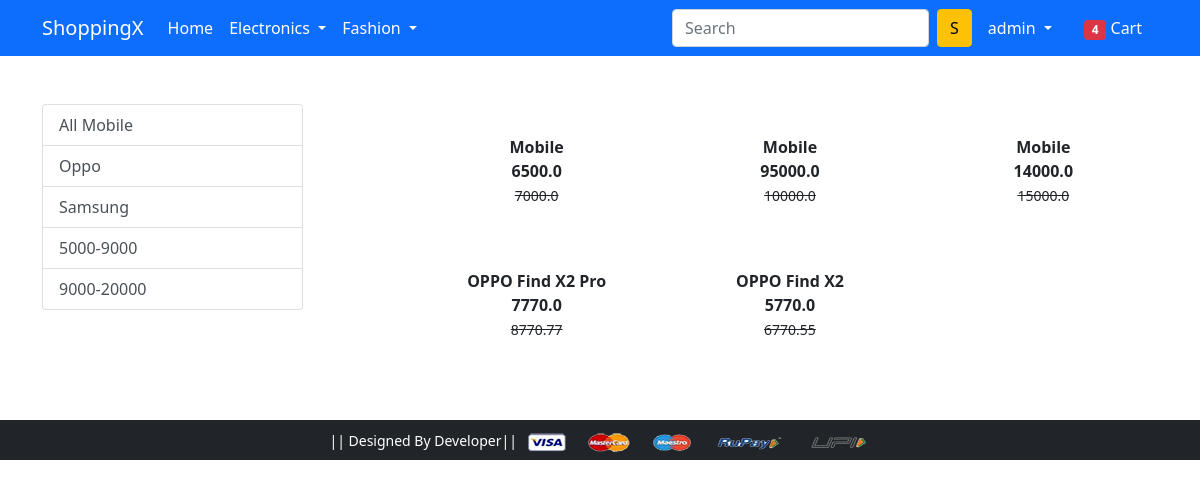
Screenshot of /mobile/ (signed in) with the database file from the repository.
### app/models.py (models this page shows, shortened)
class Product(models.Model):
    title = models.CharField(max_length=200)
    selling_price = models.FloatField()
    discounted_price = models.FloatField()
    description = models.TextField()
    brand = models.CharField(max_length=22)
    category = models.CharField(choices=CATEGORY_CHOICES, max_length=2)
    product_image = models.ImageField(upload_to='productimg')

### app/views.py (the view)
# urls.py: path('mobile/', views.mobile, name='mobile'),
def mobile(request, data=None):
    mobiles = None
    if data == None:
        mobiles = Product.objects.filter(category='M')
    elif data == 'Oppo' or data == 'Samsung':
        mobiles = Product.objects.filter(category='M').filter(brand=data)
    elif data == 'below':
        mobiles = Product.objects.filter(category='M').filter(discounted_price__lt=9500)
    elif data == 'above':
        mobiles = Product.objects.filter(category='M').filter(discounted_price__gt=9500)
    return render(request, 'app/mobile.html', {'mobiles': mobiles})

### app/templates/app/mobile.html (shortened to what this page needs)
{% extends 'app/base.html' %}
{% load static %}
{% block main-content %}
<div class="container my-5">
 <div class="row">
  <div class="col-sm-3">
   <div class="list-group">
    <a href="{% url 'mobile' %}" class="list-group-item list-group-item-action" aria-current="true">All Mobile</a>
    <a href="{% url 'mobiledata' 'Oppo' %}" class="list-group-item list-group-item-action" aria-current="true">Oppo</a>
    <a href="{% url 'mobiledata' 'Samsung' %}" class="list-group-item list-group-item-action" aria-current="true">Samsung</a>
    <a href="{% url 'mobiledata' 'below' %}" class="list-group-item list-group-item-action" aria-current="true">5000-9000</a>
    <a href="{% url 'mobiledata' 'above' %}" class="list-group-item list-group-item-action" aria-current="true">9000-20000</a>
   </div>
  </div>
  <div class="col-sm-8 offset-sm-1">
   <div class="row">
    {% for product in mobiles %}
    <div class=" col-sm-4 text-center mb-4">
     <a href="{% url 'product-detail' product.id %}" class="btn">
      <div class="item">
       <div class="fw-bold">{{product.title}}</div>
       <div class="fw-bold">{{product.discounted_price}}</div>
       <small class="fw-light text-decoration-line-through">{{product.selling_price}}</small>
      </div>
     </a>
    </div>
    {% endfor %}
   </div>
  </div>
 </div>
</div>
{% endblock main-content %}

### app/templates/app/base.html (shortened to what this page needs)
<!doctype html>
{% load static %}
<html lang="en">
  <head>
    <link href="https://cdn.jsdelivr.net/npm/bootstrap@5.0.0-beta1/dist/css/bootstrap.min.css" rel="stylesheet">
    <link rel="stylesheet" href="{% static 'app/css/owl.carousel.min.css' %}">
    <link rel="stylesheet" href="{% static 'app/css/all.min.css' %}">
    <link rel="stylesheet" href="{% static 'app/css/style.css' %}">
  </head>
  <body>
    <nav class="navbar navbar-expand-lg navbar-dark bg-primary">
     <div class="container">
       <a class="navbar-brand" href="/">ShoppingX</a>
       <div class="collapse navbar-collapse" id="navbarSupportedContent">
         <ul class="navbar-nav me-auto mb-2 mb-lg-0">
           <li class="nav-item">
             <a class="nav-link active" aria-current="page" href="/">Home</a>
           </li>
           <li class="nav-item dropdown">
             <a class="nav-link dropdown-toggle text-white" href="#" id="electronicsDropdown" role="button" data-bs-toggle="dropdown" aria-expanded="false">
               Electronics
             </a>
           </li>
           <li class="nav-item dropdown">
             <a class="nav-link dropdown-toggle text-white" href="#" id="fashionDropdown" role="button" data-bs-toggle="dropdown" aria-expanded="false">
               Fashion
             </a>
           </li>
         </ul>
         <form class="d-flex">
           <input class="form-control me-2" type="search" placeholder="Search" aria-label="Search">
           <button class="btn btn-warning" type="submit">S</button>
         </form>
         <div>
          <ul class="navbar-nav me-auto mb-2 mb-lg-0">
              {% if request.user.is_authenticated %}
           <li class="nav-item dropdown mx-2">
              <a class="nav-link dropdown-toggle text-white" href="#" id="profileDropdown" role="button" data-bs-toggle="dropdown" aria-expanded="false">
                {{ request.user.username }}
              </a>
            </li>
            <li class="nav-item mx-2">
             <a href="{% url 'add-to-cart' %}" class="nav-link text-white"><span class="badge bg-danger">4</span> Cart </a>
            </li>
              {% endif %}
          </ul>
         </div>
       </div>
     </div>
    </nav>
    {% block main-content %} {% endblock main-content %}
    <footer class="container-fluid bg-dark text-center p-2 mt-5">
        <small class="text-white"> || Designed By  Developer|| </small>
        <img src="{% static 'app/images/payment.png' %}" alt="" srcset="" class="img-fluid" height="2px">
    </footer>
  </body>
</html>

### rows the page displays
Product: title "Mobile", discounted_price "6500.0", selling_price "7000.0"
Product: title "Mobile", discounted_price "95000.0", selling_price "10000.0"
Product: title "Mobile", discounted_price "14000.0", selling_price "15000.0"
Product: title "OPPO Find X2 Pro", discounted_price "7770.0", selling_price "8770.77"
Product: title "OPPO Find X2", discounted_price "5770.0", selling_price "6770.55"

### other values shown
{{ request.user.username }} "admin"
